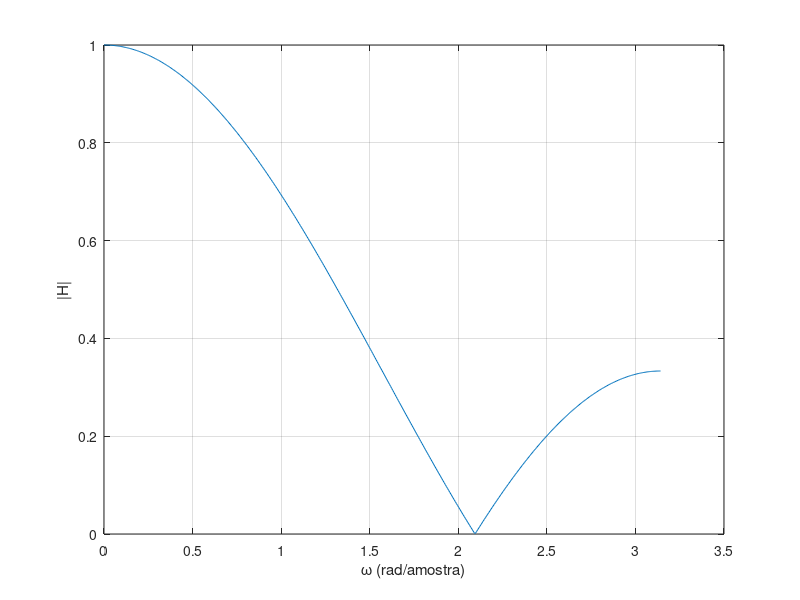
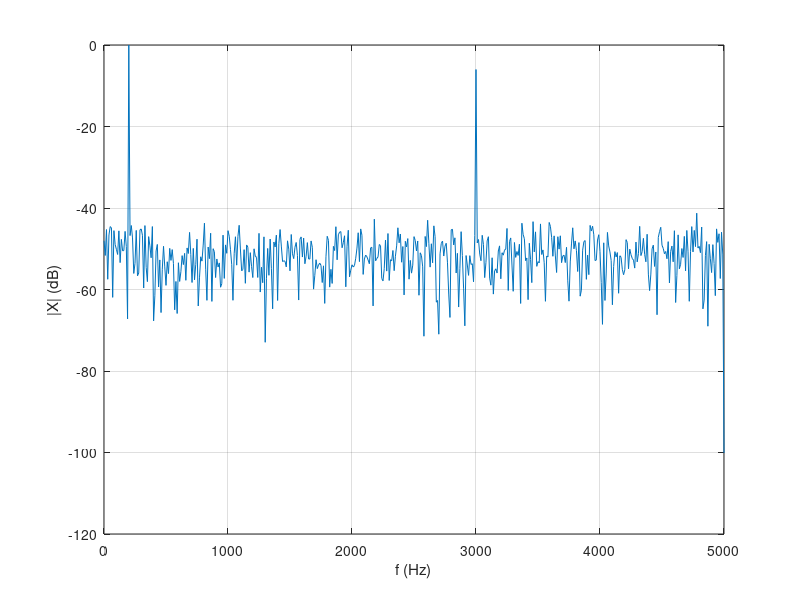
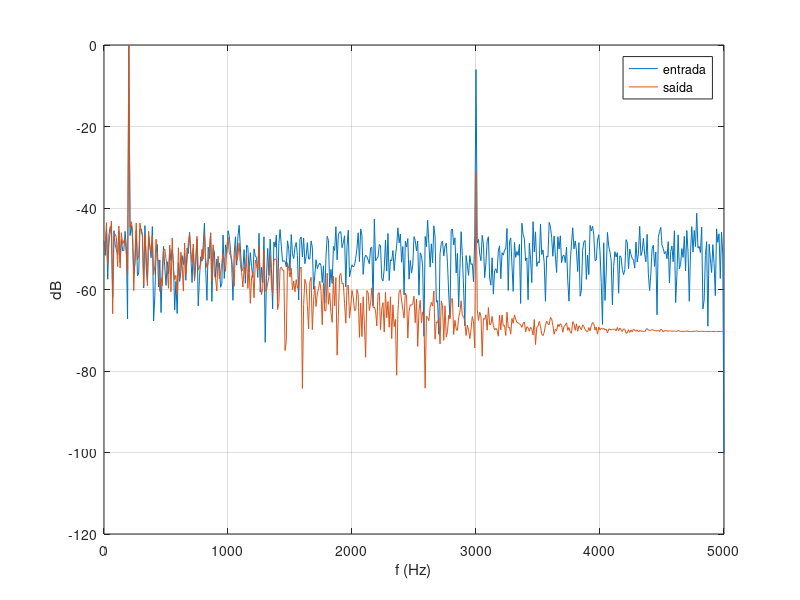

These figures' MATLAB source, in order:
%%%%%%%%%%%%%%%%%%%%%%%%%%%%%%%%%%%%%%%%%%
% Filtros digitais: FIR, máscara por FFT, Butterworth,
% pre-warping, bilinear e equação de diferenças
% Testado no Octave (pkg load control); compatível com MATLAB.
clear; close all;
if exist('OCTAVE_VERSION', 'builtin'), pkg load control; end

%%%%%%%%%%%%%%%%%%%%%%%%%%%%%%%%%%%%%%%%%%
% Parte 1 - Resposta em frequência do FIR
b1  = [1 1 1]/3;                  %%%%% h(n) = 1/3 em n = 0,1,2
w   = linspace(0, pi, 500);
z   = exp(1j*w);                  %%%%% z sobre o círculo unitário
H1  = polyval(b1, z)./z.^2;       %%%%% (z^2+z+1)/(3z^2)
figure; plot(w, abs(H1)); grid on;
xlabel('\omega (rad/amostra)'); ylabel('|H|');

%%%%%%%%%%%%%%%%%%%%%%%%%%%%%%%%%%%%%%%%%%
% Parte 2 - Sinal de teste e FFT
fs  = 10e3;  T = 1/fs;            %%%%% amostragem: 10 kHz
L   = 1000;  t = (0:L-1)'*T;      %%%%% 0,1 s: resolução 10 Hz
x   = sin(2*pi*200*t) ...         %%%%% sinal útil: 200 Hz
    + 0.5*sin(2*pi*3000*t) ...    %%%%% interferência: 3 kHz
    + 0.05*randn(L, 1);           %%%%% ruído
X   = fft(x)/(L/2);
fk  = (0:L/2)*fs/L;
figure; plot(fk, 20*log10(abs(X(1:L/2+1)))); grid on;
xlabel('f (Hz)'); ylabel('|X| (dB)');
fc  = 1e3;  Ap = 3;               %%%%% máscara: passa até 1 kHz
fr  = 3e3;  Ar = 20;              %%%%% rejeita 20 dB em 3 kHz

%%%%%%%%%%%%%%%%%%%%%%%%%%%%%%%%%%%%%%%%%%
% Parte 3 - Butterworth passa-baixas
Wc  = 2/T*tan(pi*fc*T);           %%%%% bordas pre-distorcidas
Wr  = 2/T*tan(pi*fr*T);           %%%%% (Parte 5)
N   = ceil(log10(10^(Ar/10) - 1)/(2*log10(Wr/Wc)));
s   = tf('s');
Gpb = Wc^2/(s^2 + sqrt(2)*Wc*s + Wc^2);   %%%%% N = 2

%%%%%%%%%%%%%%%%%%%%%%%%%%%%%%%%%%%%%%%%%%
% Parte 4 - Passa-altas a partir do passa-baixas
Gpa = s^2/(s^2 + sqrt(2)*Wc*s + Wc^2);    %%%%% s -> Wc/s

%%%%%%%%%%%%%%%%%%%%%%%%%%%%%%%%%%%%%%%%%%
% Parte 5 - Pre-warping
fa  = Wc/(2*pi);                  %%%%% 1034 Hz no analógico
f0  = fs/pi*atan(pi*fc*T);        %%%%% sem pre-warping: -3 dB
fprintf('Wc = %.1f rad/s (%.1f Hz)  Wr = %.1f rad/s\n', ...
        Wc, fa, Wr);
fprintf('N = %d  sem pre-warping: corte em %.1f Hz\n', N, f0);

%%%%%%%%%%%%%%%%%%%%%%%%%%%%%%%%%%%%%%%%%%
% Parte 6 - Aproximação bilinear
Hpb = c2d(Gpb, T, 'tustin');      %%%%% s = (2/T)(z-1)/(z+1)
Hpa = c2d(Gpa, T, 'tustin');
[bpb, apb] = tfdata(Hpb, 'v');
[bpa, apa] = tfdata(Hpa, 'v');
fprintf('PB: b = %.4f %.4f %.4f  a = %.4f %.4f %.4f\n', ...
        bpb, apb);
fprintf('PA: b = %.4f %.4f %.4f\n', bpa);

%%%%%%%%%%%%%%%%%%%%%%%%%%%%%%%%%%%%%%%%%%
% Parte 7 - Equação de diferenças
xx  = [0; 0; x];                  %%%%% x(-1) = x(-2) = 0
yy  = zeros(L+2, 1);              %%%%% y(-1) = y(-2) = 0
for n = 3:L+2                     %%%%% laço do processador
  yy(n) = bpb(1)*xx(n) + bpb(2)*xx(n-1) + bpb(3)*xx(n-2) ...
        - apb(2)*yy(n-1) - apb(3)*yy(n-2);
end
y   = yy(3:end);
yf  = filter(bpb, apb, x);        %%%%% conferência
e   = max(abs(y - yf));
fprintf('max |y - filter| = %.1e\n', e);

%%%%%%%%%%%%%%%%%%%%%%%%%%%%%%%%%%%%%%%%%%
% Parte 8 - Tipo do filtro: H(1) e H(-1)
Hz  = @(b, a, z) polyval(b, z)/polyval(a, z);
fprintf('PB: H(1) = %.3f  H(-1) = %.3f\n', ...
        Hz(bpb, apb, 1), Hz(bpb, apb, -1));
fprintf('PA: H(1) = %.3f  H(-1) = %.3f\n', ...
        Hz(bpa, apa, 1), Hz(bpa, apa, -1));
p   = roots(apb);               %%%%% polos do PB (e do PA)
fprintf('polos: %.4f +/- %.4fj  |p| = %.4f\n', ...
        real(p(1)), abs(imag(p(1))), abs(p(1)));

%%%%%%%%%%%%%%%%%%%%%%%%%%%%%%%%%%%%%%%%%%
% Parte 9 - Resposta em frequência x FFT
Y   = fft(y)/(L/2);
for f0 = [200 3000]
  k  = round(f0*L/fs) + 1;
  Hm = 20*log10(abs(Y(k))/abs(X(k)));     %%%%% medido
  Ht = 20*log10(abs(Hz(bpb, apb, exp(1j*2*pi*f0*T))));
  fprintf('%4d Hz: |Y/X| = %6.2f dB  |H| = %6.2f dB\n', ...
          f0, Hm, Ht);
end
figure; plot(fk, 20*log10(abs([X(1:L/2+1) Y(1:L/2+1)]))); grid on;
xlabel('f (Hz)'); ylabel('dB'); legend('entrada', 'saída');
